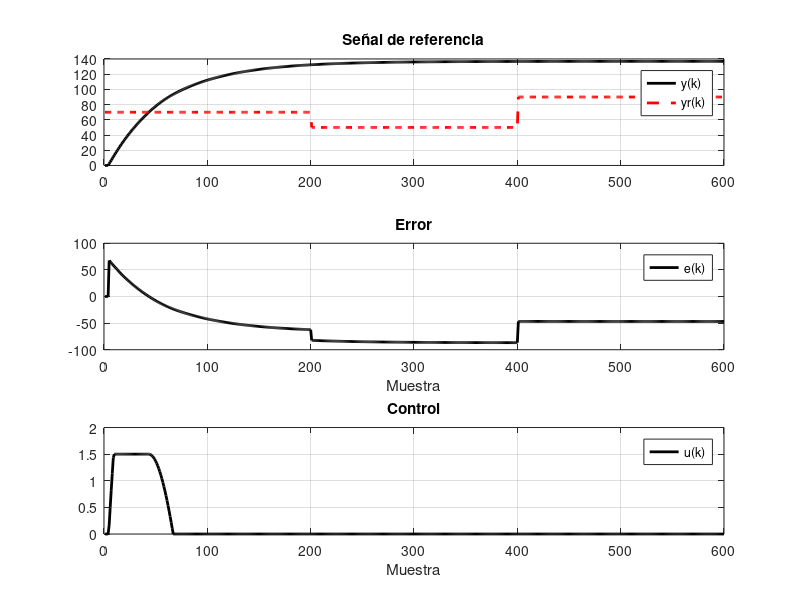

The MATLAB script that drew this image:
close all
clear
clc
%Datos
y=zeros(1,600);
u=zeros(1,600);
e=zeros(1,600);

fs=10;
Ts=1/fs;
%Parametros de la planta
A=0.08067;
B=0.9832;
%Parametros del controlador
kp=0.000000000008;
kd=0.000000001;
ki=0.05;
a=2*kp*Ts;
b=ki*Ts^2;
c=4*kd;
d=2*Ts;
umax=1.5;
umin=0;
%Referencia
yr(1:200)=70;
yr(201:400)=50;
yr(401:600)=90;

%Simulación
N=600;
for k=5:N
    %ecuación de la planta
    y(k) =A*u(k-1)+B*y(k-1)+2.3;
    %calculo del error
    e(k)=yr(k)-y(k);
    %controlador
    u(k)=((a+b+c)/d)*e(k)+((2*(b-c))/d)*e(k-1)...
        +((b+c-a)/d)*e(k-2)+u(k-2);
    %u(k)=1;
    
    if u(k) > umax
       u(k) = umax;
    elseif u(k) < umin
       u(k) = umin;
    end
    
end

t=1:N;

subplot(3,1,1)
plot(t, y(t), "k", "linewidth", 2), hold on
plot(t, yr(t),"--r","linewidth",2)
legend("y(k)", "yr(k)"), grid
title("Señal de referencia")

subplot(3,1,2)
plot(t,e(t),"k","linewidth",2)
legend("e(k)"), grid
title("Error")
xlabel("Muestra")

subplot(3,1,3)
plot(t,u(t),"k","linewidth",2)
legend("u(k)"), grid
title("Control")
xlabel("Muestra")